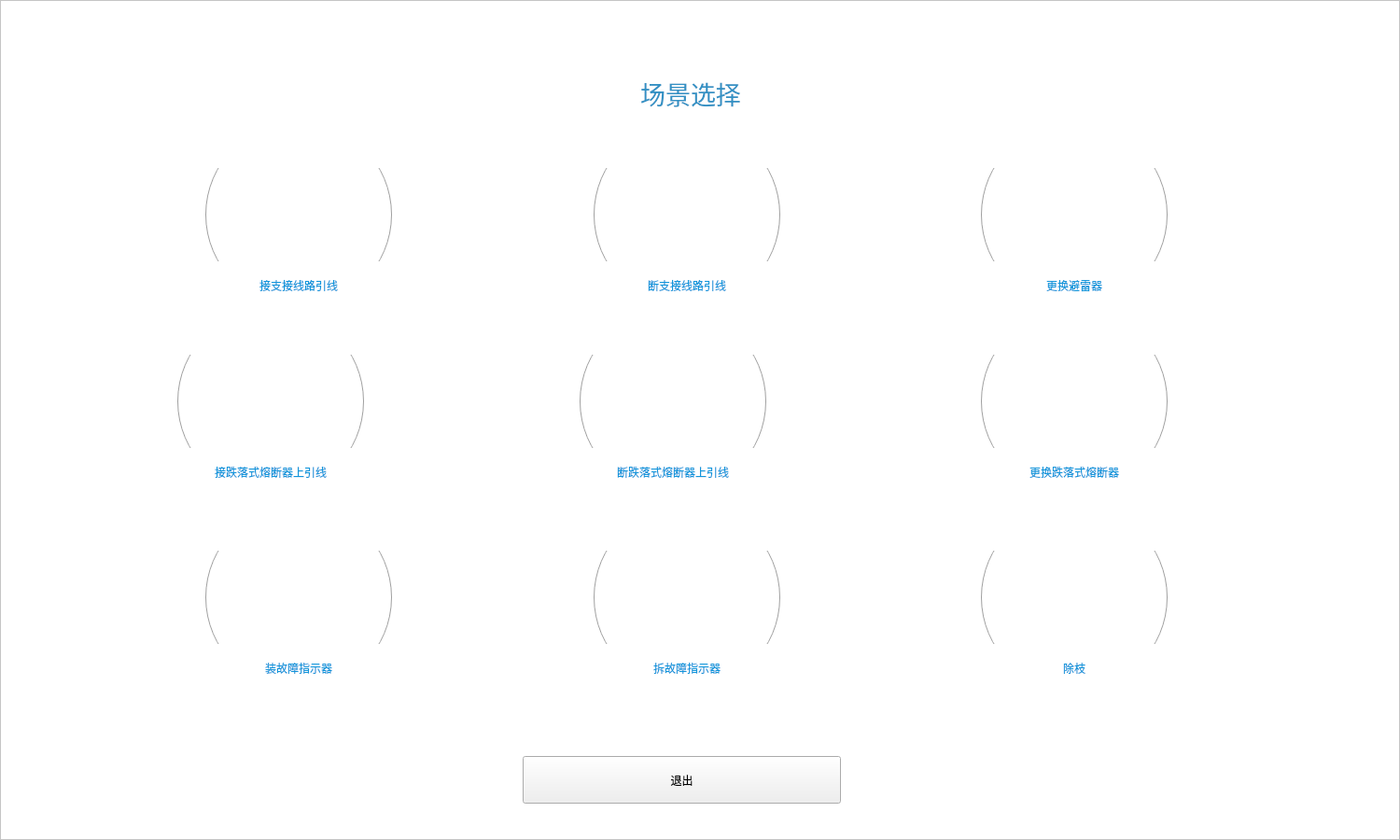
<?xml version="1.0" encoding="UTF-8"?>
<ui version="4.0">
 <class>WorkModeClass</class>
 <widget class="QWidget" name="WorkModeClass">
  <property name="geometry">
   <rect>
    <x>0</x>
    <y>0</y>
    <width>1500</width>
    <height>900</height>
   </rect>
  </property>
  <property name="windowTitle">
   <string>Form</string>
  </property>
  <widget class="QFrame" name="frame">
   <property name="geometry">
    <rect>
     <x>0</x>
     <y>0</y>
     <width>1500</width>
     <height>900</height>
    </rect>
   </property>
   <property name="sizePolicy">
    <sizepolicy hsizetype="Fixed" vsizetype="Fixed">
     <horstretch>0</horstretch>
     <verstretch>0</verstretch>
    </sizepolicy>
   </property>
   <property name="styleSheet">
    <string notr="true">#frame{
	background-color: rgb(255, 255, 255);
}
</string>
   </property>
   <property name="frameShape">
    <enum>QFrame::StyledPanel</enum>
   </property>
   <property name="frameShadow">
    <enum>QFrame::Raised</enum>
   </property>
   <widget class="QPushButton" name="btn_exit">
    <property name="geometry">
     <rect>
      <x>560</x>
      <y>810</y>
      <width>341</width>
      <height>51</height>
     </rect>
    </property>
    <property name="text">
     <string>退出</string>
    </property>
   </widget>
   <widget class="QLabel" name="label_title">
    <property name="enabled">
     <bool>false</bool>
    </property>
    <property name="geometry">
     <rect>
      <x>630</x>
      <y>60</y>
      <width>220</width>
      <height>80</height>
     </rect>
    </property>
    <property name="font">
     <font>
      <family>黑体</family>
      <pointsize>20</pointsize>
      <weight>50</weight>
      <italic>false</italic>
      <bold>false</bold>
      <kerning>false</kerning>
     </font>
    </property>
    <property name="styleSheet">
     <string notr="true">font: 20pt &quot;黑体&quot;;
color: rgb(51, 145, 196);</string>
    </property>
    <property name="text">
     <string>场景选择</string>
    </property>
    <property name="alignment">
     <set>Qt::AlignCenter</set>
    </property>
   </widget>
   <widget class="QWidget" name="layoutWidget">
    <property name="geometry">
     <rect>
      <x>220</x>
      <y>180</y>
      <width>1031</width>
      <height>146</height>
     </rect>
    </property>
    <layout class="QHBoxLayout" name="horizontalLayout">
     <item>
      <layout class="QVBoxLayout" name="verticalLayout_01">
       <item>
        <widget class="QRadioButton" name="radioButton_func_1">
         <property name="sizePolicy">
          <sizepolicy hsizetype="Fixed" vsizetype="Fixed">
           <horstretch>0</horstretch>
           <verstretch>0</verstretch>
          </sizepolicy>
         </property>
         <property name="maximumSize">
          <size>
           <width>200</width>
           <height>100</height>
          </size>
         </property>
         <property name="styleSheet">
          <string notr="true">QRadioButton::indicator { 
	width: 200px;
	height: 200px;
}
/*单选框未选中样式*/
QRadioButton::indicator::unchecked {
	image: url(./picture/work_mode/接支接线路引线.png);
}
/*单选框选中样式*/
QRadioButton::indicator::checked { 
	image: url(./picture/work_mode/选中.png);
}</string>
         </property>
         <property name="text">
          <string/>
         </property>
         <property name="iconSize">
          <size>
           <width>16</width>
           <height>16</height>
          </size>
         </property>
        </widget>
       </item>
       <item>
        <widget class="QLabel" name="label">
         <property name="styleSheet">
          <string notr="true">QLabel{
color: #1296db;
font: bold normal 25px &quot;Microsoft YaHei&quot;;
}</string>
         </property>
         <property name="text">
          <string>接支接线路引线</string>
         </property>
         <property name="alignment">
          <set>Qt::AlignCenter</set>
         </property>
        </widget>
       </item>
      </layout>
     </item>
     <item>
      <spacer name="horizontalSpacer">
       <property name="orientation">
        <enum>Qt::Horizontal</enum>
       </property>
       <property name="sizeHint" stdset="0">
        <size>
         <width>40</width>
         <height>20</height>
        </size>
       </property>
      </spacer>
     </item>
     <item>
      <layout class="QVBoxLayout" name="verticalLayout_02">
       <item>
        <widget class="QRadioButton" name="radioButton_func_2">
         <property name="sizePolicy">
          <sizepolicy hsizetype="Fixed" vsizetype="Fixed">
           <horstretch>0</horstretch>
           <verstretch>0</verstretch>
          </sizepolicy>
         </property>
         <property name="maximumSize">
          <size>
           <width>200</width>
           <height>100</height>
          </size>
         </property>
         <property name="styleSheet">
          <string notr="true">QRadioButton::indicator { 
	width: 200px;
	height: 200px;
}
/*单选框未选中样式*/
QRadioButton::indicator::unchecked {
	image: url(./picture/work_mode/断支接线路引线.png);
}
/*单选框选中样式*/
QRadioButton::indicator::checked { 
	image: url(./picture/work_mode/选中.png);
}</string>
         </property>
         <property name="text">
          <string/>
         </property>
         <property name="iconSize">
          <size>
           <width>16</width>
           <height>16</height>
          </size>
         </property>
        </widget>
       </item>
       <item>
        <widget class="QLabel" name="label_2">
         <property name="styleSheet">
          <string notr="true">QLabel{
color: #1296db;
font: bold normal 25px &quot;Microsoft YaHei&quot;;
}</string>
         </property>
         <property name="text">
          <string>断支接线路引线</string>
         </property>
         <property name="alignment">
          <set>Qt::AlignCenter</set>
         </property>
        </widget>
       </item>
      </layout>
     </item>
     <item>
      <spacer name="horizontalSpacer_2">
       <property name="orientation">
        <enum>Qt::Horizontal</enum>
       </property>
       <property name="sizeHint" stdset="0">
        <size>
         <width>40</width>
         <height>20</height>
        </size>
       </property>
      </spacer>
     </item>
     <item>
      <layout class="QVBoxLayout" name="verticalLayout_03">
       <item>
        <widget class="QRadioButton" name="radioButton_func_3">
         <property name="sizePolicy">
          <sizepolicy hsizetype="Fixed" vsizetype="Fixed">
           <horstretch>0</horstretch>
           <verstretch>0</verstretch>
          </sizepolicy>
         </property>
         <property name="maximumSize">
          <size>
           <width>200</width>
           <height>100</height>
          </size>
         </property>
         <property name="styleSheet">
          <string notr="true">QRadioButton::indicator { 
	width: 200px;
	height: 200px;
}
/*单选框未选中样式*/
QRadioButton::indicator::unchecked {
	image: url(./picture/work_mode/更换避雷器.png);
}
/*单选框选中样式*/
QRadioButton::indicator::checked { 
	image: url(./picture/work_mode/选中.png);
}</string>
         </property>
         <property name="text">
          <string/>
         </property>
         <property name="iconSize">
          <size>
           <width>16</width>
           <height>16</height>
          </size>
         </property>
        </widget>
       </item>
       <item>
        <widget class="QLabel" name="label_3">
         <property name="styleSheet">
          <string notr="true">QLabel{
color: #1296db;
font: bold normal 25px &quot;Microsoft YaHei&quot;;
}</string>
         </property>
         <property name="text">
          <string>更换避雷器</string>
         </property>
         <property name="alignment">
          <set>Qt::AlignCenter</set>
         </property>
        </widget>
       </item>
      </layout>
     </item>
    </layout>
   </widget>
   <widget class="QWidget" name="layoutWidget">
    <property name="geometry">
     <rect>
      <x>220</x>
      <y>590</y>
      <width>1031</width>
      <height>146</height>
     </rect>
    </property>
    <layout class="QHBoxLayout" name="horizontalLayout_3">
     <item>
      <layout class="QVBoxLayout" name="verticalLayout_07">
       <item>
        <widget class="QRadioButton" name="radioButton_func_7">
         <property name="sizePolicy">
          <sizepolicy hsizetype="Fixed" vsizetype="Fixed">
           <horstretch>0</horstretch>
           <verstretch>0</verstretch>
          </sizepolicy>
         </property>
         <property name="maximumSize">
          <size>
           <width>200</width>
           <height>100</height>
          </size>
         </property>
         <property name="styleSheet">
          <string notr="true">QRadioButton::indicator { 
	width: 200px;
	height: 200px;
}
/*单选框未选中样式*/
QRadioButton::indicator::unchecked {
	image: url(./picture/work_mode/装故障指示器.png);
}
/*单选框选中样式*/
QRadioButton::indicator::checked { 
	image: url(./picture/work_mode/选中.png);
}</string>
         </property>
         <property name="text">
          <string/>
         </property>
         <property name="iconSize">
          <size>
           <width>16</width>
           <height>16</height>
          </size>
         </property>
        </widget>
       </item>
       <item>
        <widget class="QLabel" name="label_9">
         <property name="styleSheet">
          <string notr="true">QLabel{
color: #1296db;
font: bold normal 25px &quot;Microsoft YaHei&quot;;
}</string>
         </property>
         <property name="text">
          <string>装故障指示器</string>
         </property>
         <property name="alignment">
          <set>Qt::AlignCenter</set>
         </property>
        </widget>
       </item>
      </layout>
     </item>
     <item>
      <spacer name="horizontalSpacer_5">
       <property name="orientation">
        <enum>Qt::Horizontal</enum>
       </property>
       <property name="sizeHint" stdset="0">
        <size>
         <width>40</width>
         <height>20</height>
        </size>
       </property>
      </spacer>
     </item>
     <item>
      <layout class="QVBoxLayout" name="verticalLayout_08">
       <item>
        <widget class="QRadioButton" name="radioButton_func_8">
         <property name="sizePolicy">
          <sizepolicy hsizetype="Fixed" vsizetype="Fixed">
           <horstretch>0</horstretch>
           <verstretch>0</verstretch>
          </sizepolicy>
         </property>
         <property name="maximumSize">
          <size>
           <width>200</width>
           <height>100</height>
          </size>
         </property>
         <property name="styleSheet">
          <string notr="true">QRadioButton::indicator { 
	width: 200px;
	height: 200px;
}
/*单选框未选中样式*/
QRadioButton::indicator::unchecked {
	image: url(./picture/work_mode/拆故障指示器.png);
}
/*单选框选中样式*/
QRadioButton::indicator::checked { 
	image: url(./picture/work_mode/选中.png);
}</string>
         </property>
         <property name="text">
          <string/>
         </property>
         <property name="iconSize">
          <size>
           <width>16</width>
           <height>16</height>
          </size>
         </property>
        </widget>
       </item>
       <item>
        <widget class="QLabel" name="label_10">
         <property name="styleSheet">
          <string notr="true">QLabel{
color: #1296db;
font: bold normal 25px &quot;Microsoft YaHei&quot;;
}</string>
         </property>
         <property name="text">
          <string>拆故障指示器</string>
         </property>
         <property name="alignment">
          <set>Qt::AlignCenter</set>
         </property>
        </widget>
       </item>
      </layout>
     </item>
     <item>
      <spacer name="horizontalSpacer_6">
       <property name="orientation">
        <enum>Qt::Horizontal</enum>
       </property>
       <property name="sizeHint" stdset="0">
        <size>
         <width>40</width>
         <height>20</height>
        </size>
       </property>
      </spacer>
     </item>
     <item>
      <layout class="QVBoxLayout" name="verticalLayout_09">
       <item>
        <widget class="QRadioButton" name="radioButton_func_9">
         <property name="sizePolicy">
          <sizepolicy hsizetype="Fixed" vsizetype="Fixed">
           <horstretch>0</horstretch>
           <verstretch>0</verstretch>
          </sizepolicy>
         </property>
         <property name="maximumSize">
          <size>
           <width>200</width>
           <height>100</height>
          </size>
         </property>
         <property name="styleSheet">
          <string notr="true">QRadioButton::indicator { 
	width: 200px;
	height: 200px;
}
/*单选框未选中样式*/
QRadioButton::indicator::unchecked {
	image: url(./picture/work_mode/除枝.png);
}
/*单选框选中样式*/
QRadioButton::indicator::checked { 
	image: url(./picture/work_mode/选中.png);
}</string>
         </property>
         <property name="text">
          <string/>
         </property>
         <property name="iconSize">
          <size>
           <width>16</width>
           <height>16</height>
          </size>
         </property>
        </widget>
       </item>
       <item>
        <widget class="QLabel" name="label_11">
         <property name="styleSheet">
          <string notr="true">QLabel{
color: #1296db;
font: bold normal 25px &quot;Microsoft YaHei&quot;;
}</string>
         </property>
         <property name="text">
          <string>除枝</string>
         </property>
         <property name="alignment">
          <set>Qt::AlignCenter</set>
         </property>
        </widget>
       </item>
      </layout>
     </item>
    </layout>
   </widget>
   <widget class="QWidget" name="layoutWidget">
    <property name="geometry">
     <rect>
      <x>190</x>
      <y>380</y>
      <width>1061</width>
      <height>146</height>
     </rect>
    </property>
    <layout class="QHBoxLayout" name="horizontalLayout_2">
     <item>
      <layout class="QVBoxLayout" name="verticalLayout_04">
       <item alignment="Qt::AlignHCenter">
        <widget class="QRadioButton" name="radioButton_func_4">
         <property name="sizePolicy">
          <sizepolicy hsizetype="Fixed" vsizetype="Fixed">
           <horstretch>0</horstretch>
           <verstretch>0</verstretch>
          </sizepolicy>
         </property>
         <property name="maximumSize">
          <size>
           <width>200</width>
           <height>100</height>
          </size>
         </property>
         <property name="styleSheet">
          <string notr="true">QRadioButton::indicator { 
	width: 200px;
	height: 200px;
}
/*单选框未选中样式*/
QRadioButton::indicator::unchecked {
	image: url(./picture/work_mode/接跌落式熔断器上引线.png);
}
/*单选框选中样式*/
QRadioButton::indicator::checked { 
	image: url(./picture/work_mode/选中.png);
}</string>
         </property>
         <property name="text">
          <string/>
         </property>
         <property name="iconSize">
          <size>
           <width>16</width>
           <height>16</height>
          </size>
         </property>
        </widget>
       </item>
       <item>
        <widget class="QLabel" name="label_4">
         <property name="styleSheet">
          <string notr="true">QLabel{
color: #1296db;
font: bold normal 25px &quot;Microsoft YaHei&quot;;
}</string>
         </property>
         <property name="text">
          <string>接跌落式熔断器上引线</string>
         </property>
         <property name="alignment">
          <set>Qt::AlignCenter</set>
         </property>
        </widget>
       </item>
      </layout>
     </item>
     <item>
      <spacer name="horizontalSpacer_3">
       <property name="orientation">
        <enum>Qt::Horizontal</enum>
       </property>
       <property name="sizeHint" stdset="0">
        <size>
         <width>40</width>
         <height>20</height>
        </size>
       </property>
      </spacer>
     </item>
     <item>
      <layout class="QVBoxLayout" name="verticalLayout">
       <item alignment="Qt::AlignHCenter">
        <widget class="QRadioButton" name="radioButton_func_5">
         <property name="sizePolicy">
          <sizepolicy hsizetype="Fixed" vsizetype="Fixed">
           <horstretch>0</horstretch>
           <verstretch>0</verstretch>
          </sizepolicy>
         </property>
         <property name="maximumSize">
          <size>
           <width>200</width>
           <height>100</height>
          </size>
         </property>
         <property name="styleSheet">
          <string notr="true">QRadioButton::indicator { 
	width: 200px;
	height: 200px;
}
/*单选框未选中样式*/
QRadioButton::indicator::unchecked {
	image: url(./picture/work_mode/断跌落式熔断器上引线.png);
}
/*单选框选中样式*/
QRadioButton::indicator::checked { 
	image: url(./picture/work_mode/选中.png);
}</string>
         </property>
         <property name="text">
          <string/>
         </property>
         <property name="iconSize">
          <size>
           <width>16</width>
           <height>16</height>
          </size>
         </property>
        </widget>
       </item>
       <item>
        <widget class="QLabel" name="label_5">
         <property name="styleSheet">
          <string notr="true">QLabel{
color: #1296db;
font: bold normal 25px &quot;Microsoft YaHei&quot;;
}</string>
         </property>
         <property name="text">
          <string>断跌落式熔断器上引线</string>
         </property>
         <property name="alignment">
          <set>Qt::AlignCenter</set>
         </property>
        </widget>
       </item>
      </layout>
     </item>
     <item>
      <spacer name="horizontalSpacer_4">
       <property name="orientation">
        <enum>Qt::Horizontal</enum>
       </property>
       <property name="sizeHint" stdset="0">
        <size>
         <width>40</width>
         <height>20</height>
        </size>
       </property>
      </spacer>
     </item>
     <item>
      <layout class="QVBoxLayout" name="verticalLayout_06">
       <item>
        <widget class="QRadioButton" name="radioButton_func_6">
         <property name="sizePolicy">
          <sizepolicy hsizetype="Fixed" vsizetype="Fixed">
           <horstretch>0</horstretch>
           <verstretch>0</verstretch>
          </sizepolicy>
         </property>
         <property name="maximumSize">
          <size>
           <width>200</width>
           <height>100</height>
          </size>
         </property>
         <property name="styleSheet">
          <string notr="true">QRadioButton::indicator { 
	width: 200px;
	height: 200px;
}
/*单选框未选中样式*/
QRadioButton::indicator::unchecked {
	image: url(./picture/work_mode/更换跌落式熔断器.png);
}
/*单选框选中样式*/
QRadioButton::indicator::checked { 
	image: url(./picture/work_mode/选中.png);
}</string>
         </property>
         <property name="text">
          <string/>
         </property>
         <property name="iconSize">
          <size>
           <width>16</width>
           <height>16</height>
          </size>
         </property>
        </widget>
       </item>
       <item>
        <widget class="QLabel" name="label_6">
         <property name="styleSheet">
          <string notr="true">QLabel{
color: #1296db;
font: bold normal 25px &quot;Microsoft YaHei&quot;;
}</string>
         </property>
         <property name="text">
          <string>更换跌落式熔断器</string>
         </property>
         <property name="alignment">
          <set>Qt::AlignCenter</set>
         </property>
        </widget>
       </item>
      </layout>
     </item>
    </layout>
   </widget>
  </widget>
 </widget>
 <resources/>
 <connections/>
</ui>
